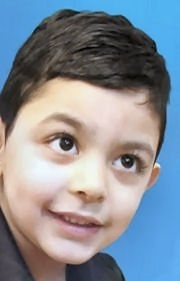
#> input picture Autisme-Dataset-desc/Autistic.0.jpg, 180 x 281 px
$ jupyter execute --allow-errors precisionrappel.ipynb
#> lines starting #> are read from the running program, lines starting #| are printed output that depends on the picture
#> in stocker_images_train, `I=resize(plt.imread(filename1),(224,224),anti_aliasing=True)`:
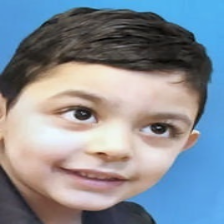
#> I: shape (224, 224, 3) float64; mean R, G, B 0.521, 0.552, 0.592
[cell 1]
import numpy as np
import matplotlib.pyplot as plt
from skimage.transform import resize

[cell 2]
def rgb2gray(I):
    r, g, b = I[:,:,0], I[:,:,1], I[:,:,2]
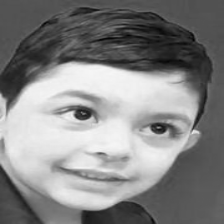
#> r: shape (224, 224) float64; min 0.0118, max 0.966, mean 0.521
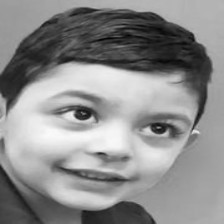
#> g: shape (224, 224) float64; min 0.00693, max 0.984, mean 0.552
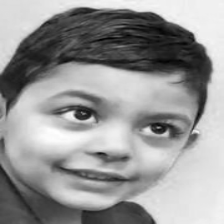
#> b: shape (224, 224) float64; min 0.00501, max 1, mean 0.592
    gray = 0.2989 * r + 0.5870 * g + 0.1140 * b
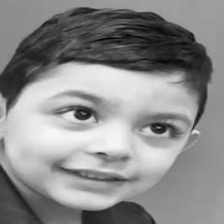
#> gray: shape (224, 224) float64; min 0.00972, max 0.971, mean 0.547
    return gray

[cell 3]
def stocker_images_train(nbr_im, filename):
    filename1=filename+'Autistic.0.jpg'
    I=resize(plt.imread(filename1),(224,224),anti_aliasing=True)
    nl,nc=rgb2gray(I).shape
#> nl = 224; nc = 224
    mat_image=np.zeros((nl,nc,int(nbr_im/2)))
    k=0
    for j in ["Autistic","Non_Autistic"]:
        for i in range(0,nbr_im//2,2):
            filename1= filename+j+"."+ str(i) + '.jpg'
            mat_image[:,:,k]=resize(rgb2gray(plt.imread(filename1)),(224,224),anti_aliasing=True)
#> in rgb2gray (call 2), `r, g, b = I[:,:,0], I[:,:,1], I[:,:,2]`:
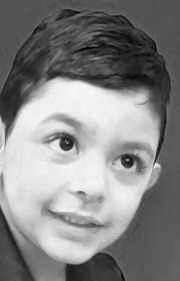
#> r: shape (281, 180); min 0, max 248, mean 132.9
#> in rgb2gray (call 2), `r, g, b = I[:,:,0], I[:,:,1], I[:,:,2]`:
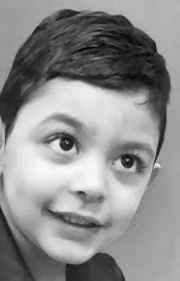
#> g: shape (281, 180); min 0, max 251, mean 140.8
#> in rgb2gray (call 2), `r, g, b = I[:,:,0], I[:,:,1], I[:,:,2]`:
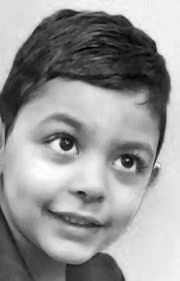
#> b: shape (281, 180); min 0, max 255, mean 150.9
#> in rgb2gray (call 2), `gray = 0.2989 * r + 0.5870 * g + 0.1140 * b`:
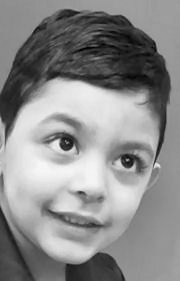
#> gray: shape (281, 180) float64; min 0, max 247.9, mean 139.5
            k=k+1
    return mat_image

[cell 4]
def stocker_images_train_RGB(nbr_im, filename):
#> called with nbr_im = 300, filename = 'Autisme-Dataset-desc/'
    filename1=filename+'Autistic.0.jpg'
#> filename1 = 'Autisme-Dataset-desc/Autistic.0.jpg'
    I=resize(plt.imread(filename1),(224,224),anti_aliasing=True)
    nl,nc,z=I.shape
#> nl = 224; nc = 224; z = 3
    mat_image=np.zeros((nl,nc,z,int(nbr_im/2)))
    k=0
    for j in ["Autistic","Non_Autistic"]:
        for i in range(0,nbr_im//2,2):
            filename1= filename+j+"."+ str(i) + '.jpg'
            mat_image[:,:,:,k]=resize(plt.imread(filename1),(224,224),anti_aliasing=True)
            k=k+1
    return mat_image

[cell 5]
# [12 lines left out: function stocker_images_test, not called in this run]

[cell 6]
# [12 lines left out: function stocker_images_test_RGB, not called in this run]

[cell 7]
# [9 lines left out: function hist, not called in this run]

[cell 8]
# [4 lines left out: function histN, not called in this run]

[cell 9]
# [7 lines left out: function histc, not called in this run]

[cell 10]
def distance(x,y):
    d=np.sqrt(np.sum(np.power((x-y),2)))
    return d

[cell 11]
def distancemanh(x,y):
    d=np.sqrt(np.sum(np.absolute(x-y)))
    return d

[cell 12]
# [6 lines left out: function clr_moy, not called in this run]

[cell 13]
# [5 lines left out: function variance, not called in this run]

[cell 14]
# [4 lines left out: function energie, not called in this run]

[cell 15]
def entropie(I):
    ent=np.sum(I*np.log2(I+1e-10))
    return ent

[cell 16]
# [7 lines left out: function contraste, not called in this run]

[cell 17]
# [7 lines left out: function homogenite, not called in this run]

[cell 18]
# [6 lines left out: function stocker_desc_clrmoy, not called in this run]

[cell 19]
# [6 lines left out: function stocker_desc_hito, not called in this run]

[cell 20]
# [6 lines left out: function stocker_desc_hitoN, not called in this run]

[cell 21]
# [6 lines left out: function stocker_desc_hitoc, not called in this run]

[cell 22]
# [10 lines left out: function stocker_desc_txtr, not called in this run]

[cell 23]
filename='Autisme-Dataset-desc/'
nbr_im=300
#> (the rest of this cell did not finish here and is left out)

#> (a cell that did not finish here is left out)

#> (a cell that did not finish here is left out)

#> (a cell that did not finish here is left out)

#> (a cell that did not finish here is left out)

[cell 28]
# [7 lines left out: function co_occurence, not called in this run]

[cell 29]
# [10 lines left out: function stocker_desc_txtr_co_occur, not called in this run]

[cell 30]
# [6 lines left out: function stocke_dist, not called in this run]

[cell 31]
nbr_img=150
#> nbr_img = 150
#> (the rest of this cell did not finish here and is left out)

#> (a cell that did not finish here is left out)

[cell 33]
# [13 lines left out: function stocke_pert, not called in this run]

#> (a cell that did not finish here is left out)

[cell 35]
# [24 lines left out: function rappel_precision, not called in this run]

#> (a cell that did not finish here is left out)

[cell 37]
def affichageee(ty):
    filename='Autisme-Dataset-desc/'
    nbr_img=300
    if ty=="couleur moyenne":
        mat_image_train_rgb=stocker_images_train_RGB(nbr_im, filename)
        mat_image_test_rgb=stocker_images_test_RGB(nbr_im, filename)
    else:
        mat_image_train=stocker_images_train(nbr_im, filename)
        mat_image_test=stocker_images_test(nbr_im, filename)


    if ty=="texture":
        texture_train=stocker_desc_txtr(mat_image_train)
        texture_test=stocker_desc_txtr(mat_image_test)
        distance_mat=stocke_dist(texture_train,texture_test,nbr_img//2)

    elif ty=="histogramme":
        hist_train=stocker_desc_hito(mat_image_train)
        hist_test=stocker_desc_hito(mat_image_test)
        distance_mat=stocke_dist(hist_train,hist_test,nbr_img//2)

    elif ty=="histogramme cumule":
        histc_train=stocker_desc_hitoc(mat_image_train)
        histc_test=stocker_desc_hitoc(mat_image_test)
        distance_mat=stocke_dist(histc_train,histc_test,nbr_img//2)

    elif ty=="histogramme normalise":
        histn_train=stocker_desc_hitoN(mat_image_train)
        histn_test=stocker_desc_hitoN(mat_image_test)
        distance_mat=stocke_dist(histn_train,histn_test,nbr_img//2)
    elif ty=="couleur moyenne":
        clr_moy_train=stocker_desc_clrmoy(mat_image_train_rgb)
        clr_moy_test=stocker_desc_clrmoy(mat_image_test_rgb)
        distance_mat=stocke_dist(clr_moy_train,clr_moy_test,nbr_img//2)
    elif ty=="matrice de co occurence":
        cooccurence_train=stocker_desc_txtr_co_occur(mat_image_train)
        cooccurence_test=stocker_desc_txtr_co_occur(mat_image_test)
        distance_mat=stocke_dist(cooccurence_train,cooccurence_test,nbr_img//2)
    mat_index=np.argsort(distance_mat,axis=1)
    rappel_precision(stocke_pert(mat_index))

#> (a cell that did not finish here is left out)

#> (a cell that did not finish here is left out)


#> (a cell that did not finish here is left out)


#> (a cell that did not finish here is left out)

$ run again, with Autisme-Dataset-desc/Autistic.100.jpg copied over Autisme-Dataset-desc/Autistic.0.jpg
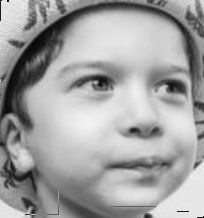
#> input picture Autisme-Dataset-desc/Autistic.100.jpg, 204 x 218 px
#> in stocker_images_train, `I=resize(plt.imread(filename1),(224,224),anti_aliasing=True)`:
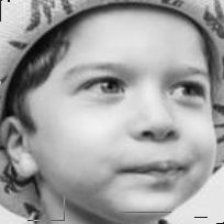
#> I: shape (224, 224, 3) float64; min 0.0154, max 0.958, mean 0.636
#> in stocker_images_train, `nl,nc=rgb2gray(I).shape`: nl = 224
#> r: shape (218, 204)
#> gray: shape (218, 204) float64
#> filename1 = 'Autisme-Dataset-desc/Autistic.0.jpg'
#> nbr_img = 150

$ run again, with Autisme-Dataset-desc/Autistic.105.jpg copied over Autisme-Dataset-desc/Autistic.0.jpg
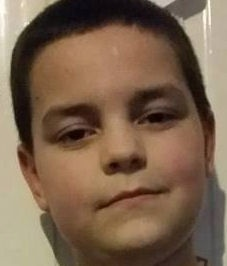
#> input picture Autisme-Dataset-desc/Autistic.105.jpg, 227 x 266 px
#> in rgb2gray, `r, g, b = I[:,:,0], I[:,:,1], I[:,:,2]`:
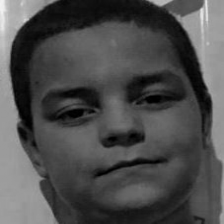
#> b: shape (224, 224) float64; min 0, max 0.953, mean 0.304
#> in stocker_images_train, `nl,nc=rgb2gray(I).shape`: nl = 224
#> r: shape (266, 227)
#> g: shape (266, 227)
#> in rgb2gray (call 2), `r, g, b = I[:,:,0], I[:,:,1], I[:,:,2]`:
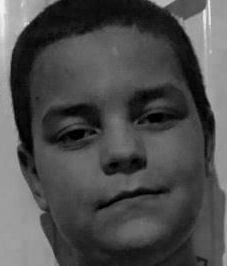
#> b: shape (266, 227); min 0, max 243, mean 77.5
#> gray: shape (266, 227) float64
#> filename1 = 'Autisme-Dataset-desc/Autistic.0.jpg'
#> nbr_img = 150
